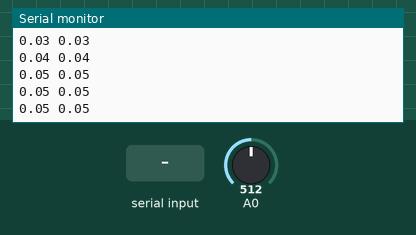
Simulated run of this sketch. Board: Arduino Uno, built with avr-gcc and run on an emulated ATmega328P. Parts: the last lines printed to the serial monitor. The inputs (shaded band) are chosen by the test bench; at power-on: A0 = 512.

Above: at 1.2 s.
1.3 s: A0 set to 716
At 1.69 s:
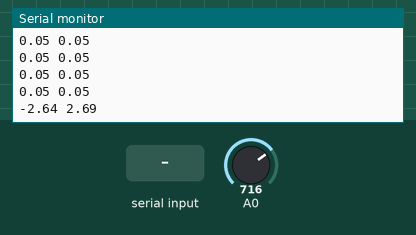
2.8 s: "1" received over Serial
At 3.44 s:
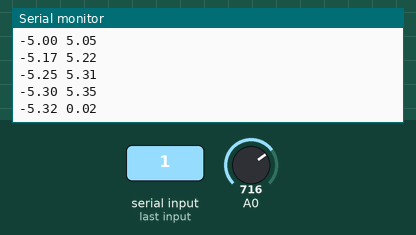
4.3 s: "0" received over Serial
At 4.95 s:
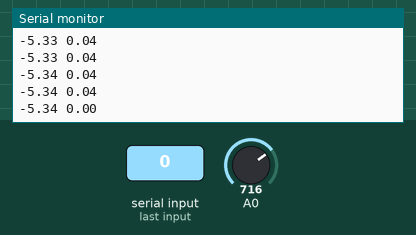
5.8 s: A0 set to 900
At 5.95 s:
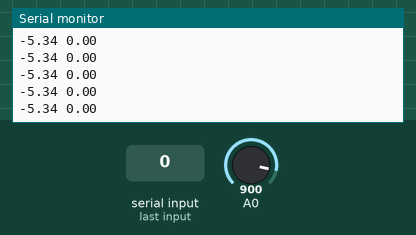
Timing chart, 0 to 8.3 s (numbered marks = the images above; inputs shaded):
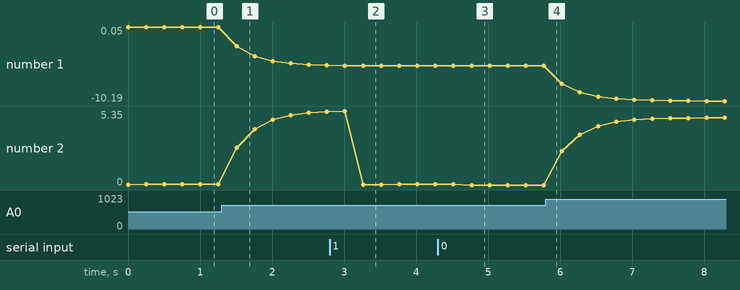

The sketch:

test_acs712.ino
```cpp
float amps = 0.0;
float lastAmps=0.0;
float maxAmps = 0.0;
float minAmps = 0.0;
float noise = 0.0;

void setup() {
  // put your setup code here, to run once:

  Serial.begin(9600);
}

void loop() {
  // put your main code here, to run repeatedly:
  amps = ((514-analogRead(A0))*27.03)/1023; //FOR ACS712 5A
  amps = (amps + lastAmps)/2;
  lastAmps = amps;
  maxAmps = max(maxAmps,amps);
  minAmps = min(minAmps,amps);
  noise = maxAmps - minAmps;
  Serial.print(amps);
  Serial.print(" ");
  Serial.println(noise);
  if (Serial.read() != -1){
    maxAmps = amps;
    minAmps = amps;
  }

  delay(250);
}
```

Measured:
- after the input at 1.3 s, the serial monitor: prints a new line after 0.21 s (image 1)
- after the input at 2.8 s, the serial monitor: prints a new line after 0.46 s (image 2)
- after the input at 4.3 s, the serial monitor: prints a new line after 0.47 s (image 3)
- plotted number 1: 0.05 → -5.25 after the input at 1.3 s, -5.34 → -10.19 after the input at 5.8 s
- plotted number 2: 0.05 → 5.31 after the input at 1.3 s, 0.04 → 0 after the input at 4.3 s, 0 → 4.86 after the input at 5.8 s
